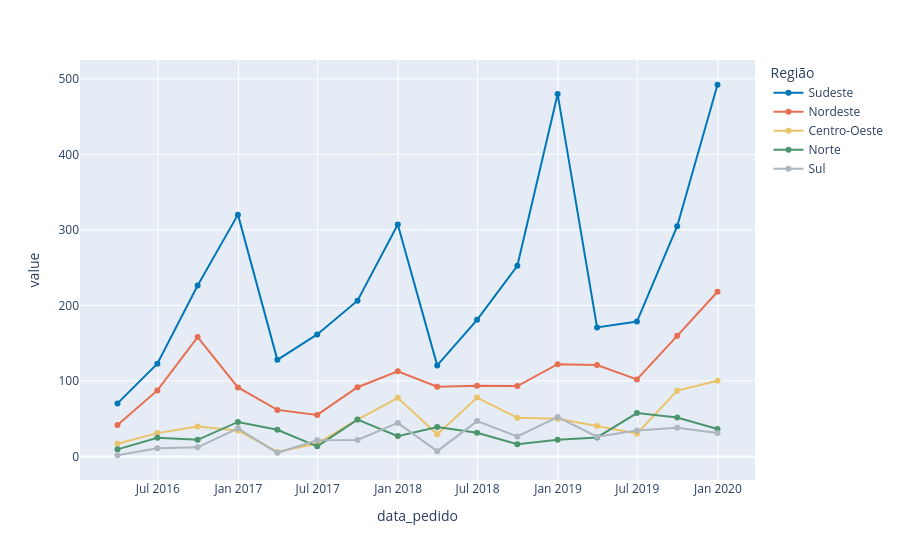

Notebook source saved alongside this figure:
### Markdown cell above
#### Gerando o gráfico

### Code cell
# Importando a biblioteca
import plotly.express as px

# Gerando um gráfico de linha com o faturamento da loja por trimestre dividido por região
fig = px.line(df_regiao, x=df_regiao.index, y=df_regiao.columns, markers = True, labels={"regiao": "Região"},
              color_discrete_sequence=[AZUL2, VERMELHO1, AMARELO1 , VERDE1, CINZA3])

# Ajustando o layout do gráfico
# fig.update_layout(width=1300, height=600, font_family = 'DejaVu Sans', font_size=15, 
#                   font_color= CINZA2, title_font_color= CINZA1, title_font_size=24, 
#                   title_text='Faturamento da loja de departamentos por trimestre' +
#                              '<br><sup size=1 style="color:#555655">De 2016 a 2019</sup>',
#                   xaxis_title='', yaxis_title='', plot_bgcolor= CINZA5)

# # Ajustando os ticks do eixo y para o formato em milhar
# fig.update_yaxes(tickprefix="R$ ", ticksuffix=" mil")

# Ajustando o eixo x com os labels dos trimestres
# labels = ['T1<br>2016', 'T2<br>2016', 'T3<br>2016', 'T4<br>2016', 
#           'T1<br>2017', 'T2<br>2017', 'T3<br>2017', 'T4<br>2017',
#           'T1<br>2018', 'T2<br>2018', 'T3<br>2018', 'T4<br>2018',
#           'T1<br>2019', 'T2<br>2019', 'T3<br>2019', 'T4<br>2019',]
# fig.update_xaxes(ticktext = labels, tickvals=df_regiao.index)

fig.show()

### Figure 1 — Plotly figure (JSON) as saved in the notebook; plotly's stock layout.template omitted (floating-point values rounded to 4 significant figures)
{"data": [{"hovertemplate": "Região=Sudeste<br>data_pedido=%{x}<br>value=%{y}<extra></extra>", "legendgroup": "Sudeste", "line": {"color": "#0077b6", "dash": "solid"}, "marker": {"symbol": "circle"}, "mode": "lines+markers", "name": "Sudeste", "orientation": "v", "showlegend": true, "type": "scatter", "x": ["2016-03-31T00:00:00", "2016-06-30T00:00:00", "2016-09-30T00:00:00", "2016-12-31T00:00:00", "2017-03-31T00:00:00", "2017-06-30T00:00:00", "2017-09-30T00:00:00", "2017-12-31T00:00:00", "2018-03-31T00:00:00", "2018-06-30T00:00:00", "2018-09-30T00:00:00", "2018-12-31T00:00:00", "2019-03-31T00:00:00", "2019-06-30T00:00:00", "2019-09-30T00:00:00", "2019-12-31T00:00:00"], "xaxis": "x", "y": [70.18, 122.7, 226.4, 320.3, 127.9, 161.5, 206.3, 307.3, 120.6, 180.9, 252.4, 480, 170.8, 178.6, 305, 492.3], "yaxis": "y"}, {"hovertemplate": "Região=Nordeste<br>data_pedido=%{x}<br>value=%{y}<extra></extra>", "legendgroup": "Nordeste", "line": {"color": "#e76f51", "dash": "solid"}, "marker": {"symbol": "circle"}, "mode": "lines+markers", "name": "Nordeste", "orientation": "v", "showlegend": true, "type": "scatter", "x": ["2016-03-31T00:00:00", "2016-06-30T00:00:00", "2016-09-30T00:00:00", "2016-12-31T00:00:00", "2017-03-31T00:00:00", "2017-06-30T00:00:00", "2017-09-30T00:00:00", "2017-12-31T00:00:00", "2018-03-31T00:00:00", "2018-06-30T00:00:00", "2018-09-30T00:00:00", "2018-12-31T00:00:00", "2019-03-31T00:00:00", "2019-06-30T00:00:00", "2019-09-30T00:00:00", "2019-12-31T00:00:00"], "xaxis": "x", "y": [41.73, 87.41, 158.1, 91.27, 61.58, 54.93, 91.6, 112.7, 92.4, 93.71, 93.14, 122.1, 121.1, 101.9, 159.7, 218.1], "yaxis": "y"}, {"hovertemplate": "Região=Centro-Oeste<br>data_pedido=%{x}<br>value=%{y}<extra></extra>", "legendgroup": "Centro-Oeste", "line": {"color": "#e9c46a", "dash": "solid"}, "marker": {"symbol": "circle"}, "mode": "lines+markers", "name": "Centro-Oeste", "orientation": "v", "showlegend": true, "type": "scatter", "x": ["2016-03-31T00:00:00", "2016-06-30T00:00:00", "2016-09-30T00:00:00", "2016-12-31T00:00:00", "2017-03-31T00:00:00", "2017-06-30T00:00:00", "2017-09-30T00:00:00", "2017-12-31T00:00:00", "2018-03-31T00:00:00", "2018-06-30T00:00:00", "2018-09-30T00:00:00", "2018-12-31T00:00:00", "2019-03-31T00:00:00", "2019-06-30T00:00:00", "2019-09-30T00:00:00", "2019-12-31T00:00:00"], "xaxis": "x", "y": [16.8, 30.83, 39.61, 34.41, 5.9, 16.96, 48.82, 77.54, 29.3, 77.91, 51.03, 49.83, 40.37, 30.02, 87.09, 100.3], "yaxis": "y"}, {"hovertemplate": "Região=Norte<br>data_pedido=%{x}<br>value=%{y}<extra></extra>", "legendgroup": "Norte", "line": {"color": "#4c956c", "dash": "solid"}, "marker": {"symbol": "circle"}, "mode": "lines+markers", "name": "Norte", "orientation": "v", "showlegend": true, "type": "scatter", "x": ["2016-03-31T00:00:00", "2016-06-30T00:00:00", "2016-09-30T00:00:00", "2016-12-31T00:00:00", "2017-03-31T00:00:00", "2017-06-30T00:00:00", "2017-09-30T00:00:00", "2017-12-31T00:00:00", "2018-03-31T00:00:00", "2018-06-30T00:00:00", "2018-09-30T00:00:00", "2018-12-31T00:00:00", "2019-03-31T00:00:00", "2019-06-30T00:00:00", "2019-09-30T00:00:00", "2019-12-31T00:00:00"], "xaxis": "x", "y": [9.31, 24.68, 21.94, 45.65, 35.25, 13.35, 48.71, 26.86, 39.03, 31.35, 16.16, 22.17, 25.11, 57.4, 51.54, 36.26], "yaxis": "y"}, {"hovertemplate": "Região=Sul<br>data_pedido=%{x}<br>value=%{y}<extra></extra>", "legendgroup": "Sul", "line": {"color": "#adb5bd", "dash": "solid"}, "marker": {"symbol": "circle"}, "mode": "lines+markers", "name": "Sul", "orientation": "v", "showlegend": true, "type": "scatter", "x": ["2016-03-31T00:00:00", "2016-06-30T00:00:00", "2016-09-30T00:00:00", "2016-12-31T00:00:00", "2017-03-31T00:00:00", "2017-06-30T00:00:00", "2017-09-30T00:00:00", "2017-12-31T00:00:00", "2018-03-31T00:00:00", "2018-06-30T00:00:00", "2018-09-30T00:00:00", "2018-12-31T00:00:00", "2019-03-31T00:00:00", "2019-06-30T00:00:00", "2019-09-30T00:00:00", "2019-12-31T00:00:00"], "xaxis": "x", "y": [1.51, 10.62, 11.97, 37.19, 4.75, 21.23, 21.68, 44.34, 6.95, 46.78, 26.43, 52.02, 26.18, 34.39, 37.99, 30.85], "yaxis": "y"}], "layout": {"legend": {"title": {"text": "Região"}, "tracegroupgap": 0}, "margin": {"t": 60}, "xaxis": {"anchor": "y", "domain": [0, 1], "title": {"text": "data_pedido"}}, "yaxis": {"anchor": "x", "domain": [0, 1], "title": {"text": "value"}}}}
